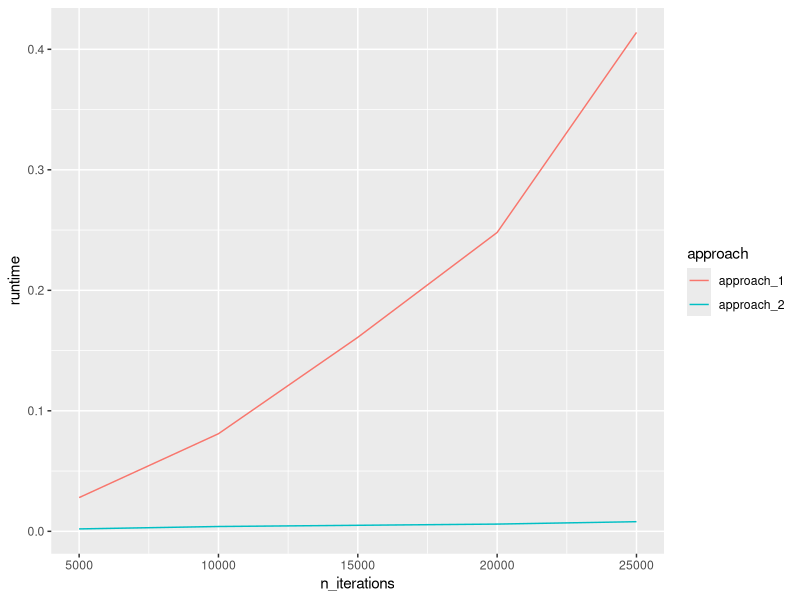

This chart was generated by the following R code:
## ---- chunk 1
#| echo: false
#| message: false
#| warning: false
library(tidyverse)
## ---- chunk 2
#| echo: false
n_iterations <- (1:5)*5000
approach_1 <- vector("double", length(n_iterations))
approach_2 <- vector("double", length(n_iterations))

for (i in 1:length(n_iterations)){
  n <- n_iterations[i]
  vector_of_1 <- NULL
  approach_1[i] <- system.time(
    for (j in 1:n){
      vector_of_1 <- c(vector_of_1, 1)
    }
  )[3]
  vector_of_1 <- vector(mode = "double", length=n)
  approach_2[i] <- system.time(
    for (j in 1:n){
      vector_of_1[j] <- 1
    }
  )[3]
}

tibble(n_iterations, approach_1, approach_2) |>
  pivot_longer(2:3, names_to = "approach", values_to = "runtime") |>
  ggplot(aes(x=n_iterations, y=runtime, color=approach)) +
  geom_line()
## ---- chunk 3
#| echo: false
mcmc_paragraph <- function(n = 500, seed = NULL) {
  if (!is.null(seed)) set.seed(seed)

  lower_pool <- letters
  punct_pool <- c(" ", ",", "!")
  pool       <- c(lower_pool, punct_pool)

  out <- character(0)

  # Rule: first character must be UPPERCASE
  out <- c(out, sample(LETTERS, 1))

  # "Pending" state: after a comma or exclamation, we must inject patterns
  pending <- NULL  # one of NULL / "comma_seq" / "exclam_seq"

  while (length(out) < n) {

    last_char <- out[length(out)]

    # If we have a forced follow-up (after ',' or '!'), emit it now:
    if (!is.null(pending)) {
      if (pending == "comma_seq") {
        # Force ", " + lowercase
        out <- c(out, " ")
        if (length(out) >= n) break
        out <- c(out, sample(lower_pool, 1))
        pending <- NULL
        next
      }
      if (pending == "exclam_seq") {
        # Force "! " + UPPERCASE
        out <- c(out, " ")
        if (length(out) >= n) break
        out <- c(out, sample(LETTERS, 1))
        pending <- NULL
        next
      }
    }

    # Build the candidate set subject to constraints
    if (last_char == " ") {
      # Rule: after a space, no space/comma/exclamation (avoids "  ", " ,", " !")
      candidates <- lower_pool
    } else {
      # Otherwise everything is fair game (maximize randomness)
      candidates <- pool
    }

    # Sample the next character
    next_char <- sample(candidates, 1)
    out <- c(out, next_char)

    # If we just placed a comma or exclamation, schedule the forced sequence
    if (next_char == ",") {
      # Also ensure we didn't place comma after a space (we prevented that above)
      pending <- "comma_seq"
    } else if (next_char == "!") {
      pending <- "exclam_seq"
    } else if (next_char == " ") {
      # Already prevented double spaces via candidate set when last_char == " "
      # Nothing special here.
    }
  }

  # Collapse to a single string
  paste0(out, collapse = "")
}
  # Example:
cat(mcmc_paragraph(n = 400, seed = 42))
## ---- chunk 4
#| echo: false
mcmc_paragraph_v2 <- function(n = 500, seed = NULL) {
  if (!is.null(seed)) set.seed(seed)

  lower_pool <- letters
  punct_pool <- c(" ", ",", "!")
  pool       <- c(lower_pool, punct_pool)

  out <- character(0)
  out <- c(out, sample(LETTERS, 1))  # First letter uppercase

  pending <- NULL
  chars_since_punct <- 0  # Track distance to trigger sentence-ending '!'

  while (length(out) < n) {
    last_char <- out[length(out)]

    # Handle forced sequences
    if (!is.null(pending)) {
      if (pending == "comma_seq") {
        out <- c(out, " ", sample(lower_pool, 1))
        pending <- NULL
        chars_since_punct <- chars_since_punct + 2
        next
      }
      if (pending == "exclam_seq") {
        out <- c(out, " ", sample(LETTERS, 1))
        pending <- NULL
        chars_since_punct <- 0
        next
      }
    }

    # Rule: after space, no punctuation
    if (last_char == " ") {
      candidates <- lower_pool
    } else {
      candidates <- pool
    }

    # --- NEW RULE ---
    # If we've gone 10–20 characters since last punctuation, end sentence
    if (chars_since_punct >= sample(10:20, 1)) {
      next_char <- "!"
    } else {
      next_char <- sample(candidates, 1)
    }

    out <- c(out, next_char)

    # Update counters and pending states
    if (next_char == ",") {
      pending <- "comma_seq"
    } else if (next_char == "!") {
      pending <- "exclam_seq"
    }

    chars_since_punct <- ifelse(next_char %in% c("!", ","), 0, chars_since_punct + 1)
  }

  paste0(out, collapse = "")
}

# Example
set.seed(42)
cat(mcmc_paragraph_v2(n = 400))

